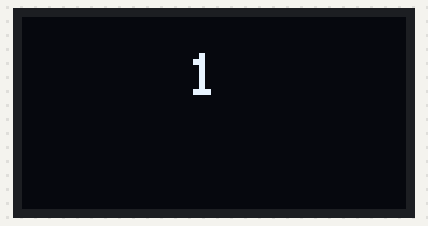
Bench run of a program on a simulated Seeed XIAO ESP32-C3. Parts: 128×64 one-colour display. WiFi joins after 1.5 s; servers stay silent unless stated; what the program prints to the serial monitor is not drawn.

Above: at 2.1 s.
At 6.1 s:
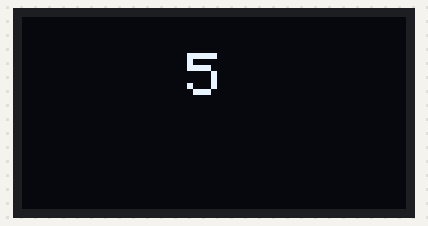
At 11.1 s:
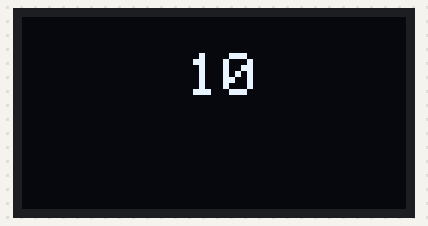
At 20.1 s:
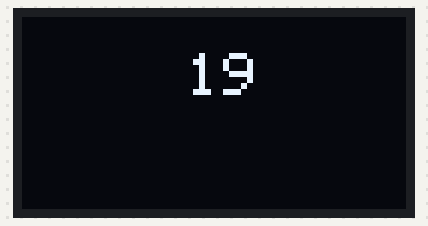
At 29.1 s:
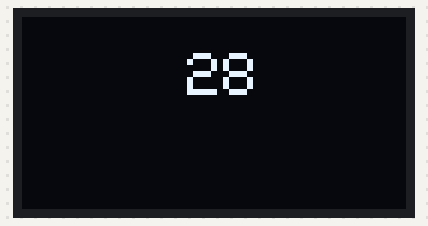
At 38.1 s:
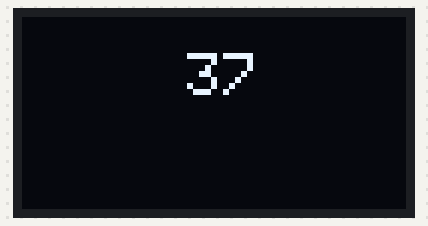

The program:

main.cpp
```cpp
/*
        _          _ ______ _____ _____
       (_)        | |  ____|  __ \_   _|
  _ __  ___  _____| | |__  | |  | || |
 | '_ \| \ \/ / _ \ |  __| | |  | || |
 | |_) | |>  <  __/ | |____| |__| || |_
 | .__/|_/_/\_\___|_|______|_____/_____|
 | |
 |_|

www.pixeledi.eu | https://links.pixeledi.eu
ESP32 XIAO OTA mit PlatformIO | V1.0 | 01.2024
*/
#include <Arduino.h>
#include <ArduinoOTA.h>
#include <WiFiUdp.h>
#include "credentials.h"
#include "wifimqtt.h"
#include <Wire.h>
#include <Adafruit_GFX.h>
#include <Adafruit_SSD1306.h>

#define OLED_RESET 4
Adafruit_SSD1306 display(OLED_RESET);

unsigned long previousMillis = millis();
int sec = 0;

void setup()
{
  display.begin(SSD1306_SWITCHCAPVCC, 0x3C);
  display.setTextSize(2);
  display.setTextColor(WHITE);

  connectAP();
  ArduinoOTA.begin();
}
void loop()
{

  ArduinoOTA.handle();

  unsigned long currentMillis = millis();
  if (currentMillis - previousMillis >= (1000 * 1))
  {
    previousMillis = currentMillis;
    display.clearDisplay();
    display.setCursor(55, 12);
    sec++;
    display.println(String(sec, DEC));
    display.display();
  }
}
```

credentials.h
```cpp
const char* ssid     = "myhiddenssid";
const char* password = "42isnotmypassword";
```

wifimqtt.h
```cpp
#include <Arduino.h>
#include <WiFi.h>

IPAddress local_IP(192, 168, 178, 93);
IPAddress gateway(192, 168, 178, 1);
IPAddress subnet(255, 255, 255, 0);
IPAddress primaryDNS(8, 8, 8, 8);   // optional
IPAddress secondaryDNS(8, 8, 4, 4); // optional


void connectAP()
{
  Serial.println("Connect to my WIFI");

  if (!WiFi.config(local_IP, gateway, subnet, primaryDNS, secondaryDNS))
  {
    Serial.println("STA Failed to configure");
  }

  WiFi.begin(ssid, password);

  byte cnt = 0;

  while (WiFi.status() != WL_CONNECTED)
  {
    delay(1000);
    Serial.print(".");
    cnt++;

    if (cnt > 30)
    {
      ESP.restart();
    }
  }

  Serial.println(WiFi.localIP());
}
```

Measured:
- what the display in image 0 shows lasts 1.0 s, from 2.1 s to 3.1 s
